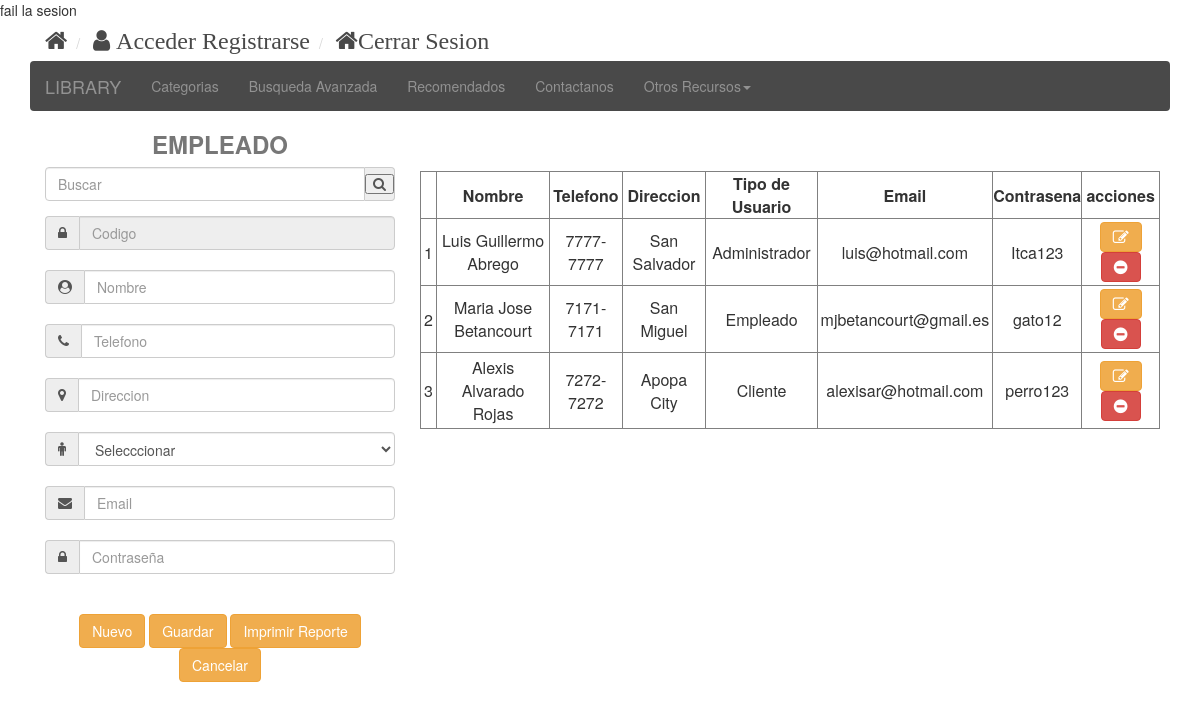
/formularios/frmEmpleado.php, run on the app's committed database.
### tables this page shows
CREATE TABLE `tblusuario` (
  `idUsuario` int(11) NOT NULL,
  `idTipoUsuario` int(11) NOT NULL,
  `idPersona` int(11) NOT NULL,
  `contrasena` varchar(30) NOT NULL,
  `email` varchar(50) NOT NULL
);

CREATE TABLE `tblpersona` (
  `idPersona` int(11) NOT NULL,
  `nombre` varchar(50) NOT NULL,
  `telefono` varchar(30) NOT NULL,
  `direccion` varchar(100) NOT NULL
);

CREATE TABLE `tbltipousuario` (
  `idTipoUsuario` int(11) NOT NULL,
  `nombreUsuario` varchar(30) NOT NULL
);

### procesos/empleado.php (the view, shortened to what this page needs)
<?php
include('../clases/conexion.php');
function mostrarDatos($bdConexion,$hCodigo,$txtNombre,$txtDireccion,$txtTelefono,$slcTipoUsuario,$txtEmail,$txtContrasena)
{
	$sqlMostrar = "SELECT
						p.idPersona,
						p.nombre,
						p.telefono,
						p.direccion,
						u.email,
						u.contrasena,
						u.idUsuario,
						tu.idTipoUsuario AS idTipo,
						tu.nombreUsuario AS  TipoUsuario
					FROM tblusuario u
					INNER JOIN tblpersona p
						ON u.idPersona = p.idPersona
					INNER JOIN tbltipousuario tu
						ON u.idTipoUsuario = tu.idTipoUsuario";
	$rsMostrar = $bdConexion->ejecutarSql($sqlMostrar);
	print '	<tr >
				<th ></th>
				<th>Nombre</th>
				<th >Telefono</th>
				<th>Direccion</th>
				<th >Tipo de Usuario</th>
				<th >Email</th>
				<th>Contrasena</th>
				<th>acciones</th>
			</tr>';
	while($fila = mysqli_fetch_array($rsMostrar))
	{
		print "<tr>
				<td>".$fila['idPersona']."</td>
				<td>".$fila['nombre']."</td>
				<td>".$fila['telefono']."</td>
				<td>".$fila['direccion']."</td>
				<td>".$fila['TipoUsuario']."</td>
				<td>".$fila['email']."</td>
				<td>".$fila['contrasena']."</td>
				<td align='center'>
					<a href='frmEmpleado.php?accion=editar&hCodigo=".$fila['idPersona']."&txtNombre=".$fila['nombre']."&txtDireccion=".$fila['direccion']."&txtTelefono=".$fila['telefono']."&slcTipoUsuario=".$fila['idTipo']."&txtEmail=".$fila['email']."&txtContrasena=".$fila['contrasena']."&idUsuario=".$fila['idUsuario']."'>
					<button type='submit' class='btn btn-warning  fa fa-edit'></button>
					</a>
					<a href='frmEmpleado.php?accion=eliminar&hCodigo=".$fila['idPersona']."&idUsuario=".$fila['idUsuario']."' onclick='return eliminarItem();'>
					<button type='submit' class='btn btn-danger  fa fa-minus-circle'></button>
					</a>
				</td>
			   </tr>";
	}
}
?>

### css/stylefrm.css (style rules this page uses)
html,body { margin: 0px; padding: 0px; }
td { padding: 3px; }
th { text-align: center; }

### data on the page
tblusuario: idPersona.idPersona "1", idPersona.nombre "Luis Guillermo Abrego", idPersona.telefono "7777-7777", idPersona.direccion "San Salvador", idTipoUsuario.nombreUsuario "Administrador", email "luis@hotmail.com", contrasena "Itca123"
tblusuario: idPersona.idPersona "2", idPersona.nombre "Maria Jose Betancourt", idPersona.telefono "7171-7171", idPersona.direccion "San Miguel", idTipoUsuario.nombreUsuario "Empleado", email "mjbetancourt@gmail.es", contrasena "gato12"
tblusuario: idPersona.idPersona "3", idPersona.nombre "Alexis Alvarado Rojas", idPersona.telefono "7272-7272", idPersona.direccion "Apopa City", idTipoUsuario.nombreUsuario "Cliente", email "alexisar@hotmail.com", contrasena "perro123"

### other printed values
$this->usuario "Acceder Registrarse"
